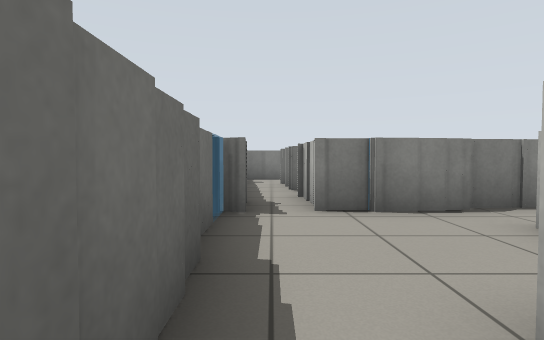
[1] (above)

17 first-person views from a walk through a Gazebo world. The camera is 0.72 m above the floor, tilts 2° down and sees 80° across. The floor is counted in squares, 1 m on a side. Each view is taken from the middle of a square. On the plan, view 1 faces up. The plan holds only what a view shows up to about 10 squares ahead; the rest is blank. The place goes on beyond the plan.

[2]
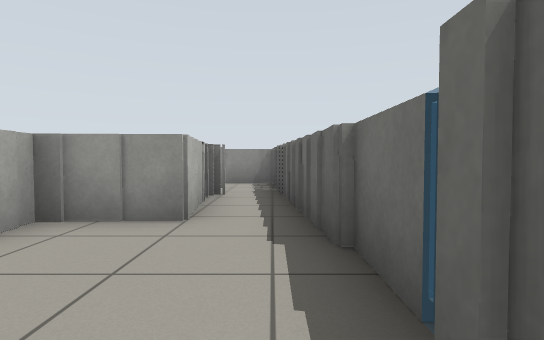

[3]
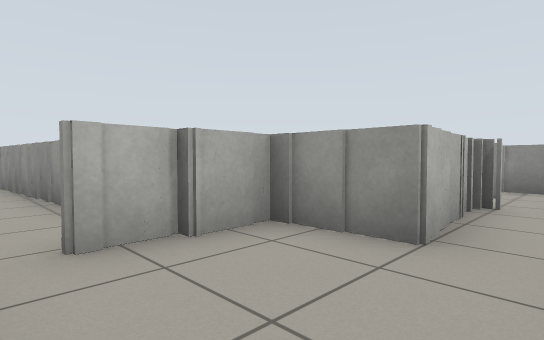

[4]
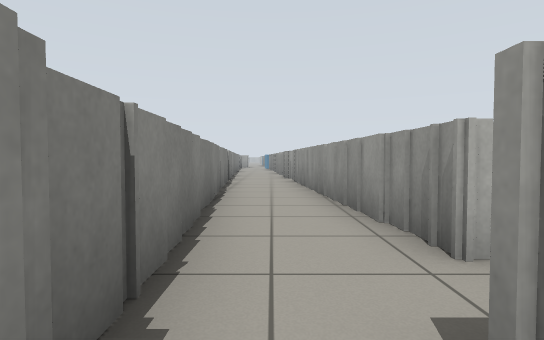

[5]
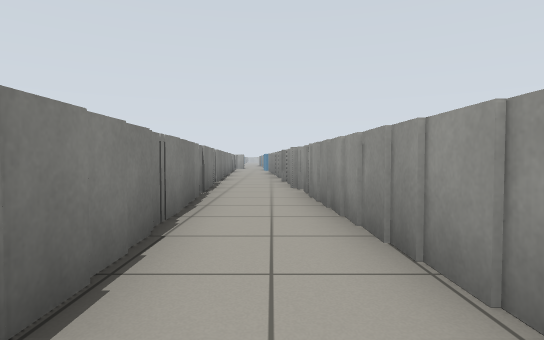

[6]
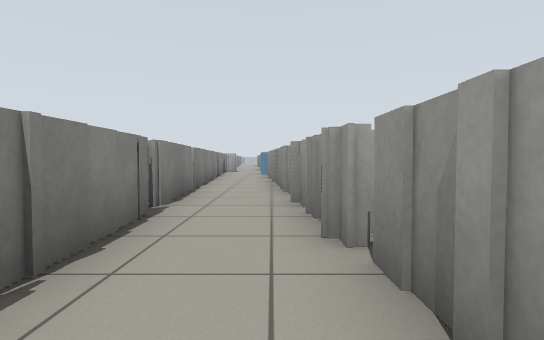

[7]
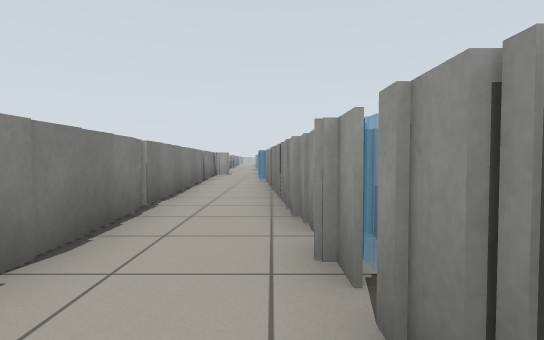

[8]
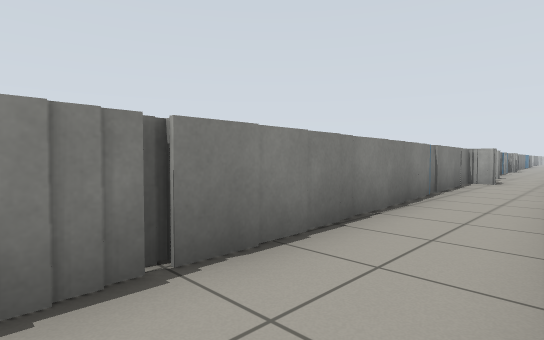

[9]
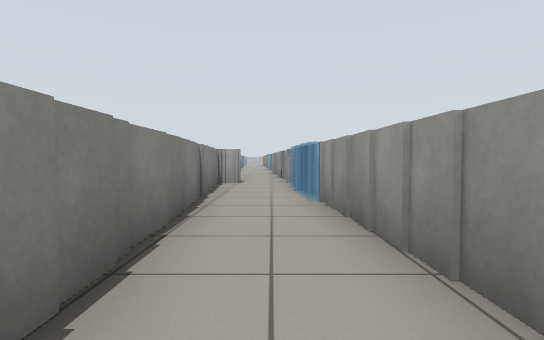

[10]
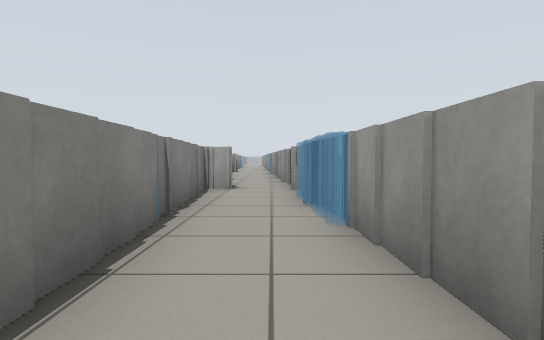

[11]
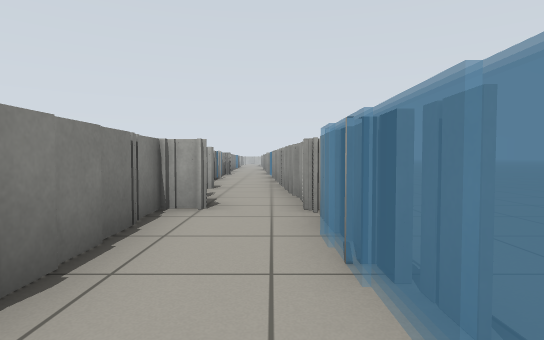

[12]
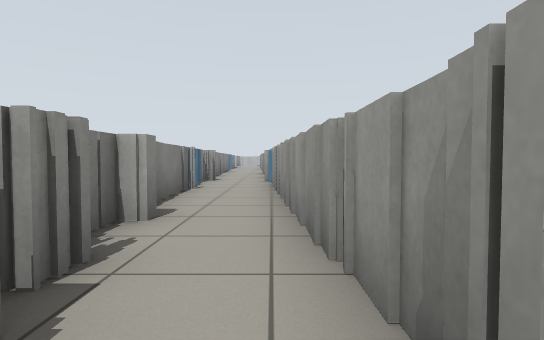

[13]
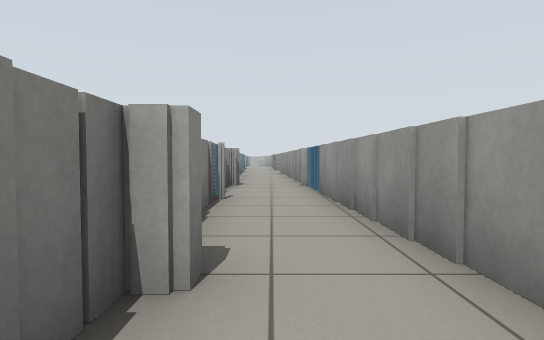

[14]
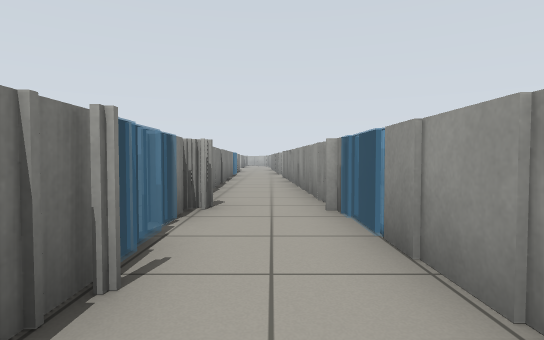

[15]
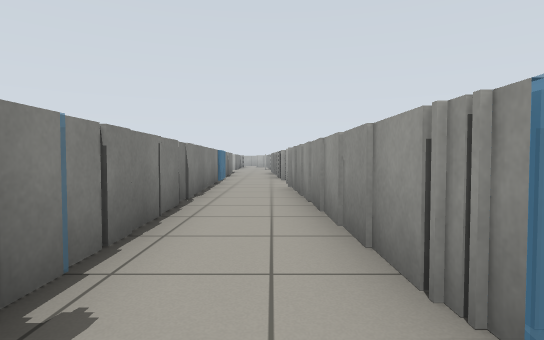

[16]
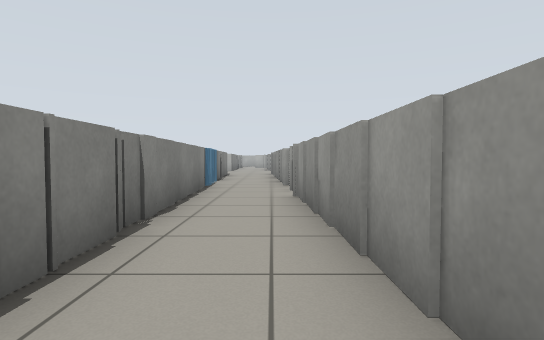

[17]
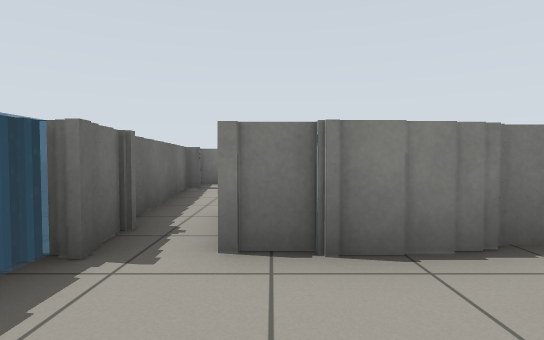

### Floor plan
Key: @ floor where view 1 was taken; # wall or solid block; . floor; = window, fence, low wall or low ledge.
Columns run from 2 left of view 1 to 47 right of it. Each row starts with its distance up from view 1.
 11  =
 10  ==
  9  ==
  8  =.=                                    ..========
  7 .=.=                       ===============........
  6 .=.=         #=============....=..................
  5  =.==========......................==============
  4  =...................============##      ...
  3  =...=..=============       .....            =
  2  =...===                     .....           =
  1  =.===                        .....
  0  #@=                            ...
 -1  #.=                             ...
 -2   ==                              ...
 -3   ==                               ..
 -4   ==

Where each view was taken, in squares from view 1:
view 1: 0 up, 0 right, facing up
view 2: 5 up, 0 right, facing down
view 3: 4 up, 0 right, facing down-right
view 4: 4 up, 2 right, facing right
view 5: 4 up, 6 right, facing right
view 6: 4 up, 11 right, facing right
view 7: 4 up, 14 right, facing right
view 8: 4 up, 18 right, facing up-right
view 9: 5 up, 19 right, facing right
view 10: 5 up, 21 right, facing right
view 11: 5 up, 24 right, facing right
view 12: 5 up, 28 right, facing right
view 13: 6 up, 30 right, facing right
view 14: 6 up, 34 right, facing right
view 15: 6 up, 38 right, facing right
view 16: 6 up, 40 right, facing right
view 17: 2 up, 1 right, facing up
